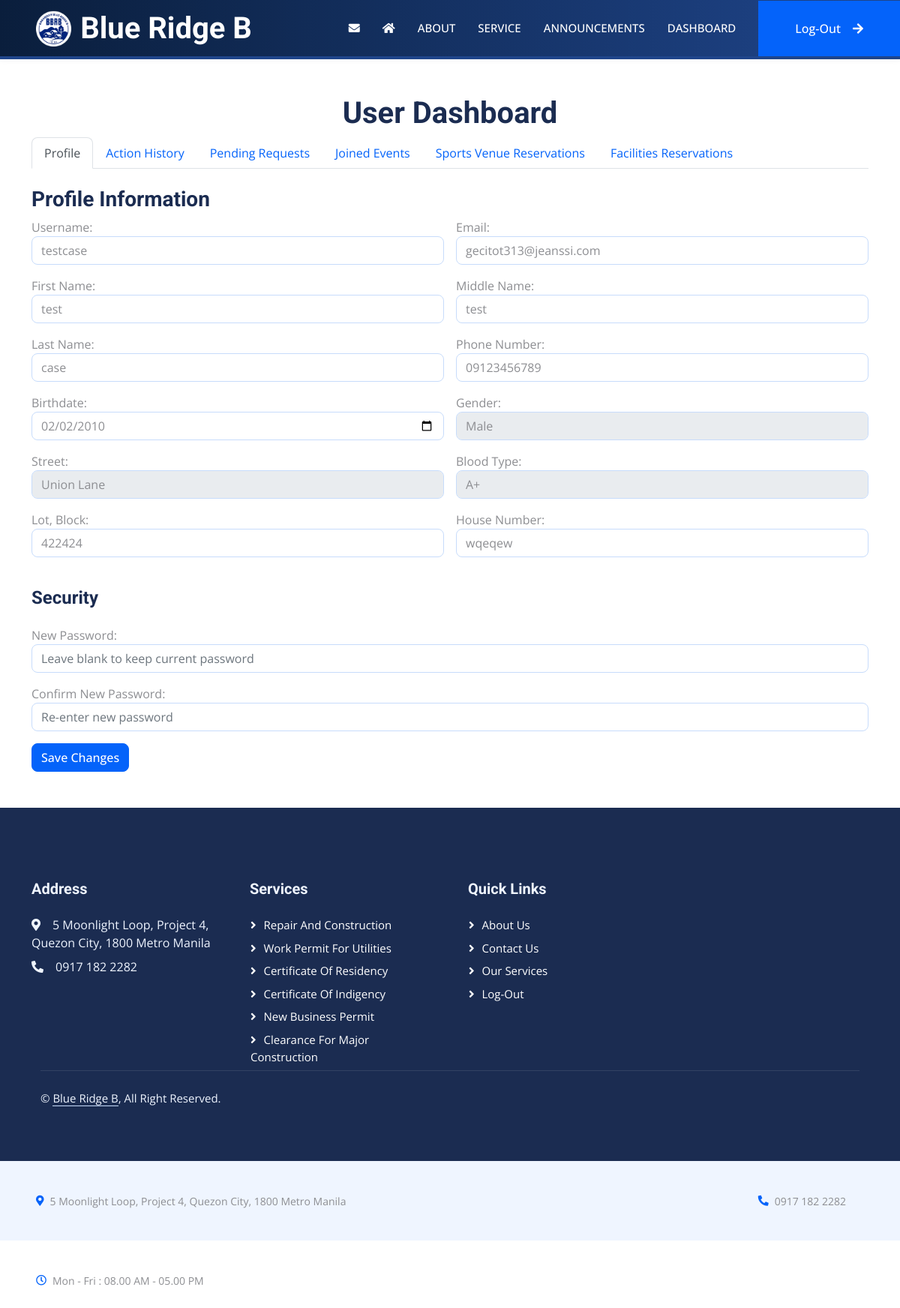
Screenshot of /dashboard.php (signed in) with the database file from the repository.
### tables this page shows
CREATE TABLE `users` (
  `id` int(11) NOT NULL,
  `username` varchar(50) NOT NULL,
  `password` varchar(255) NOT NULL,
  `first_name` varchar(100) NOT NULL,
  `middle_name` varchar(100) DEFAULT NULL,
  `last_name` varchar(100) NOT NULL,
  `gender` enum('Male','Female','Other') NOT NULL,
  `phone_number` varchar(15) NOT NULL,
  `email` varchar(100) NOT NULL,
  `birthdate` date NOT NULL,
  `street` varchar(255) NOT NULL,
  `lot_block` varchar(100) DEFAULT NULL,
  `blood_type` varchar(5) DEFAULT NULL,
  `house_number` varchar(50) NOT NULL,
  `date_registered` timestamp NOT NULL DEFAULT current_timestamp(),
  `is_verified` tinyint(1) DEFAULT 0,
  `verify_token` varchar(64) DEFAULT NULL
);

### profile_tab.php (the view, shortened to what this page needs)
<div class="tab-pane fade show active" id="profile" role="tabpanel" aria-labelledby="profile-tab">
    <h3 class="mt-4">Profile Information</h3>
    <form id="profileForm" action="process_update_profile.php" method="POST">
        <div class="row g-3">
            <div class="col-12 col-sm-6">
                <label>Username:</label>
                <input type="text" class="form-control" name="username" value="<?php echo htmlspecialchars($userData['username']); ?>" minlength="4" maxlength="16" required>
            </div>
            <div class="col-12 col-sm-6">
                <label>Email:</label>
                <input type="email" class="form-control" name="email" value="<?php echo htmlspecialchars($userData['email']); ?>" required>
            </div>
            <div class="col-12 col-sm-6">
                <label>First Name:</label>
                <input type="text" class="form-control" name="first_name" value="<?php echo htmlspecialchars($userData['first_name']); ?>" required>
            </div>
            <div class="col-12 col-sm-6">
                <label>Middle Name:</label>
                <input type="text" class="form-control" name="middle_name" value="<?php echo htmlspecialchars($userData['middle_name']); ?>" required>
            </div>
            <div class="col-12 col-sm-6">
                <label>Last Name:</label>
                <input type="text" class="form-control" name="last_name" value="<?php echo htmlspecialchars($userData['last_name']); ?>" required>
            </div>
            <div class="col-12 col-sm-6">
                <label>Phone Number:</label>
                <input type="text" class="form-control" name="phone_number" value="<?php echo htmlspecialchars($userData['phone_number']); ?>" required>
            </div>
            <div class="col-12 col-sm-6">
                <label>Birthdate:</label>
                <input type="date" class="form-control" name="birthdate" value="<?php echo htmlspecialchars($userData['birthdate']); ?>" required max="<?= date('Y-m-d'); ?>">
            </div>
            <div class="col-12 col-sm-6">
                <label>Gender:</label>
                <select class="form-control" name="gender" required>
                    <option value="Male" <?php if($userData['gender']=='Male') echo 'selected'; ?>>Male</option>
                </select>
            </div>
            <div class="col-12 col-sm-6">
                <label>Street:</label>
                <select class="form-control" name="street" required>
                    <?php
                    $streets = [
                        "Boni Serrano Avenue (formerly Santolan Road)",
                        "Comets Loop",
                        "Crestline Road",
                        "Evening Glow Road",
                        "FVR Road",
                        "Highland Drive",
                        "Hillside Drive",
                        "Hillside Loop",
                        "Milky Way Drive",
                        "Moonlight Loop",
                        "Promenade Lane",
                        "Rajah Matanda Street",
                        "Riverside Drive",
                        "Starline Drive",
                        "Twin Peaks Drive",
                        "Union Lane"
                    ];
                    foreach ($streets as $street) {
                        $selected = ($userData['street'] == $street) ? 'selected' : '';
                        echo "<option value=\"$street\" $selected>$street</option>";
                    }
                    ?>
                </select>
            </div>
            <div class="col-12 col-sm-6">
                <label>Blood Type:</label>
                <select class="form-control" name="blood_type" required>
                    <?php
                    $blood_types = ["A+","A-","B+","B-","AB+","AB-","O+","O-"];
                    foreach ($blood_types as $bt) {
                        $selected = ($userData['blood_type'] == $bt) ? 'selected' : '';
                        echo "<option value=\"$bt\" $selected>$bt</option>";
                    }
                    ?>
                </select>
            </div>
            <div class="col-12 col-sm-6">
                <label>Lot, Block:</label>
                <input type="text" class="form-control" name="lot_block" value="<?php echo htmlspecialchars($userData['lot_block']); ?>" required>
            </div>
            <div class="col-12 col-sm-6">
                <label>House Number:</label>
                <input type="text" class="form-control" name="house_number" value="<?php echo htmlspecialchars($userData['house_number']); ?>" required>
            </div>
            <div class="col-12">
                <h4 class="mt-4">Security</h4>
            </div>
            <div class="col-12">
                <label>New Password:</label>
                <input type="password" class="form-control" name="new_password" minlength="8" maxlength="32" placeholder="Leave blank to keep current password">
            </div>
            <div class="col-12">
                <label>Confirm New Password:</label>
                <input type="password" class="form-control" name="confirm_new_password" minlength="8" maxlength="32" placeholder="Re-enter new password">
            </div>
            <div class="col-12">
                <button class="btn btn-primary" type="submit">Save Changes</button>
            </div>
        </div>
    </form>
</div>

### index.css (style rules this page uses)
html, body { scroll-behavior: smooth; }

### css/style.css (style rules this page uses)
:root { --primary: #0463FA; --light: #EFF5FF; --dark: #1B2C51; }
.btn { font-weight: 500; transition: .5s; }
.btn.btn-primary, .btn.btn-secondary { color: #FFFFFF; }

### rows the page displays
users: username "testcase", email "gecitot313@jeanssi.com", first_name "test", middle_name "test", last_name "case", phone_number "09123456789", birthdate "02/02/2010", gender "Male", lot_block "422424", house_number "wqeqew"

### other values shown
form field street "Union Lane"
form field blood_type "A+"
